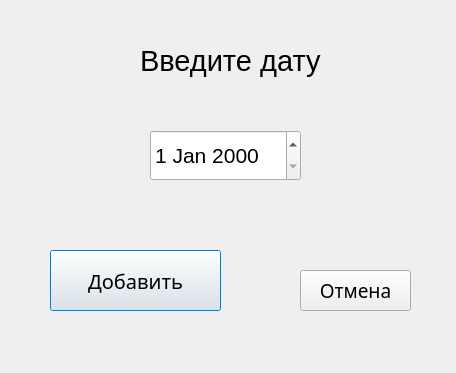
<?xml version="1.0" encoding="UTF-8"?>
<ui version="4.0">
 <class>Add_to_Table</class>
 <widget class="QDialog" name="Add_to_Table">
  <property name="geometry">
   <rect>
    <x>0</x>
    <y>0</y>
    <width>456</width>
    <height>373</height>
   </rect>
  </property>
  <property name="windowTitle">
   <string>Dialog</string>
  </property>
  <widget class="QLabel" name="label">
   <property name="geometry">
    <rect>
     <x>140</x>
     <y>40</y>
     <width>181</width>
     <height>41</height>
    </rect>
   </property>
   <property name="font">
    <font>
     <pointsize>22</pointsize>
    </font>
   </property>
   <property name="text">
    <string>Введите дату</string>
   </property>
  </widget>
  <widget class="QDateEdit" name="Date">
   <property name="geometry">
    <rect>
     <x>150</x>
     <y>130</y>
     <width>151</width>
     <height>51</height>
    </rect>
   </property>
   <property name="font">
    <font>
     <pointsize>16</pointsize>
    </font>
   </property>
  </widget>
  <widget class="QPushButton" name="pushButton">
   <property name="geometry">
    <rect>
     <x>50</x>
     <y>250</y>
     <width>171</width>
     <height>61</height>
    </rect>
   </property>
   <property name="font">
    <font>
     <family>Titillium Web</family>
     <pointsize>15</pointsize>
    </font>
   </property>
   <property name="text">
    <string>Добавить</string>
   </property>
  </widget>
  <widget class="QPushButton" name="pushButton_2">
   <property name="geometry">
    <rect>
     <x>300</x>
     <y>270</y>
     <width>111</width>
     <height>41</height>
    </rect>
   </property>
   <property name="font">
    <font>
     <family>Titillium Web</family>
     <pointsize>14</pointsize>
    </font>
   </property>
   <property name="text">
    <string>Отмена</string>
   </property>
  </widget>
 </widget>
 <resources/>
 <connections/>
</ui>
